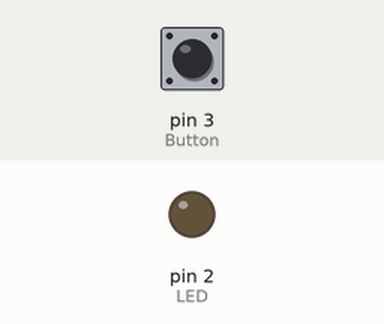
Simulated run of this sketch. Board: Arduino Uno, built with avr-gcc and run on an emulated ATmega328P. Parts: output pins drawn as LEDs (lit = HIGH). The test bench sets the inputs (shaded band); at power-on: pin 3 (Button) LOW.

Above: at 1.2 s.
1.3 s: pin 3 (Button) pulled HIGH for 0.15 s
At 1.37 s:
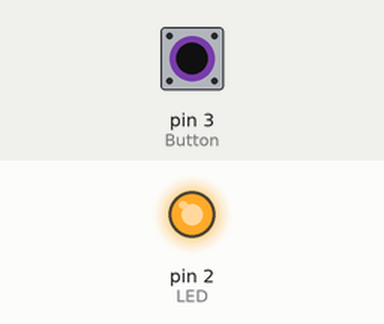
2.9 s: pin 3 (Button) pulled HIGH for 3.2 s
At 7.1 s:
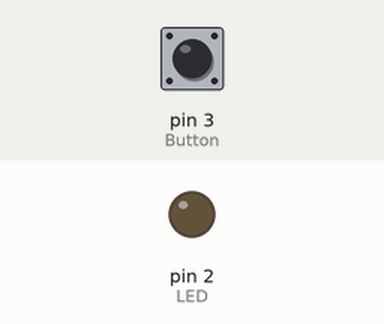
Timing chart, 0 to 8.6 s (numbered marks = the images above; inputs shaded):
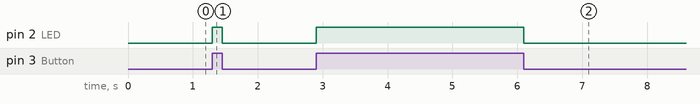

Measured:
- after the input at 1.3 s, pin 2 (LED): LOW → HIGH at once, → LOW 0.15 s later
- after the input at 2.9 s, pin 2 (LED): LOW → HIGH at once, → LOW 3.2 s later

The sketch:

buttonpress.ino
```cpp
//Button Press POC
// Een aan en uit knop waarmee een led aan of uit gaat.

int ButtonValue = 0;

//pin 3: input button
//pin 2: output led
int Button = 3;
int LED = 2;


//setup wordt maar een keer uitgevoerd
void setup() {

//definieren van de input en output
  pinMode (Button, INPUT);
  pinMode (LED, OUTPUT);


}
//in de loop wordt alles continu herhaald

void loop() {
  //button value verandert op naar de value van de button.
  ButtonValue = digitalRead(Button);

  if(ButtonValue != 0){
    digitalWrite(LED, HIGH);//aan
  }

  else{
    digitalWrite(LED, LOW);
  }

}
```
